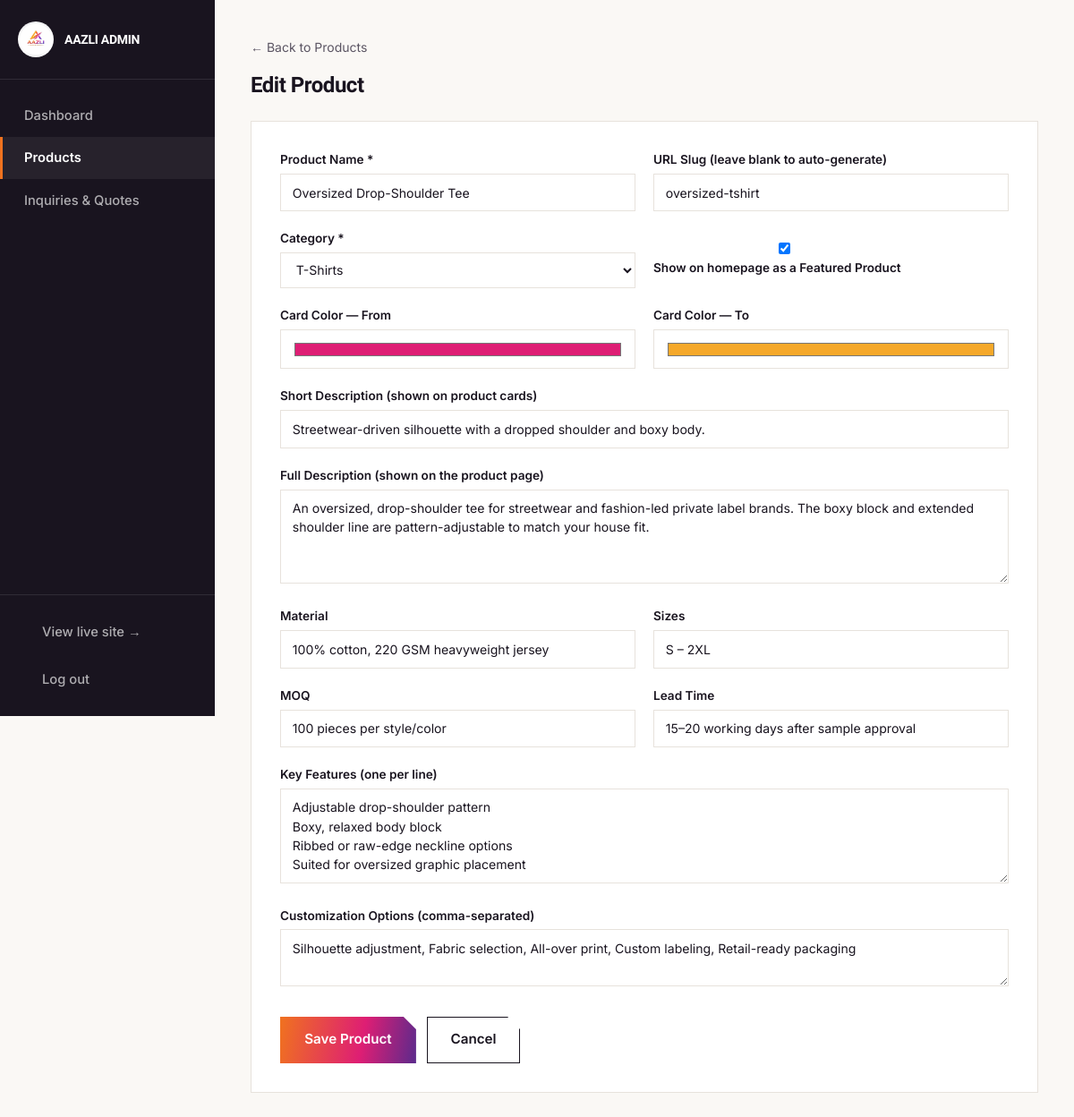
Screenshot of /admin/product-edit.php?id=2 (signed in) with the database file from the repository.
### tables this page shows
CREATE TABLE IF NOT EXISTS products (
  id INT AUTO_INCREMENT PRIMARY KEY,
  slug VARCHAR(120) UNIQUE NOT NULL,
  name VARCHAR(150) NOT NULL,
  category VARCHAR(100) NOT NULL,
  category_slug VARCHAR(50) NOT NULL,
  featured TINYINT(1) NOT NULL DEFAULT 0,
  swatch_from VARCHAR(20) NOT NULL DEFAULT '#F0721F',
  swatch_to VARCHAR(20) NOT NULL DEFAULT '#DE1E74',
  short_desc VARCHAR(300),
  description TEXT,
  material VARCHAR(200),
  sizes VARCHAR(100),
  moq VARCHAR(100),
  lead_time VARCHAR(100),
  features TEXT,           
  customization TEXT,      
  created_at TIMESTAMP DEFAULT CURRENT_TIMESTAMP,
  updated_at TIMESTAMP DEFAULT CURRENT_TIMESTAMP ON UPDATE CURRENT_TIMESTAMP
);

### admin/product-edit.php (the view, shortened to what this page needs)
<?php
require __DIR__ . '/auth.php';
$id = $_GET['id'] ?? null;
$product = [
    'slug' => '', 'name' => '', 'category' => 'T-Shirts', 'category_slug' => 'tshirts',
    'featured' => 0, 'swatch_from' => '#F0721F', 'swatch_to' => '#DE1E74',
    'short_desc' => '', 'description' => '', 'material' => '', 'sizes' => '', 'moq' => '',
    'lead_time' => '', 'features' => '', 'customization' => '',
];
if ($id) {
    $stmt = $pdo->prepare("SELECT * FROM products WHERE id = ?");
    $stmt->execute([$id]);
    $found = $stmt->fetch(PDO::FETCH_ASSOC);
    if ($found) $product = $found;
}
$categories = [
    'tshirts' => 'T-Shirts', 'hoodies' => 'Hoodies & Sweatshirts', 'activewear' => 'Activewear & Sportswear',
    'streetwear' => 'Streetwear Essentials', 'bottoms' => 'Joggers & Bottoms', 'kids' => 'Kidswear',
];
include __DIR__ . '/_layout_top.php';
?>
<a href="products.php" class="text-sm text-[var(--slate)] hover:text-[var(--orange)] mb-4 inline-block">&larr; Back to Products</a>
<h1 class="font-display text-2xl font-bold mb-6"><?= $id ? 'Edit Product' : 'Add New Product' ?></h1>
<form method="post" class="form-grid bg-white border border-[var(--line)] p-8 grid sm:grid-cols-2 gap-5 max-w-4xl">
  <div><label>Product Name *</label><input name="name" required value="<?= htmlspecialchars($product['name']) ?>" /></div>
  <div><label>URL Slug (leave blank to auto-generate)</label><input name="slug" value="<?= htmlspecialchars($product['slug']) ?>" placeholder="e.g. classic-crew-tshirt" /></div>
  <div>
    <label>Category *</label>
    <select name="category_slug">
      <?php foreach ($categories as $slug => $label): ?>
        <option value="<?= $slug ?>" <?= $product['category_slug'] === $slug ? 'selected' : '' ?>><?= $label ?></option>
      <?php endforeach; ?>
    </select>
  </div>
  <div class="flex items-end pb-2">
    <label class="flex items-center gap-2 font-normal text-sm">
      <input type="checkbox" name="featured" value="1" <?= $product['featured'] ? 'checked' : '' ?> class="w-auto" />
      Show on homepage as a Featured Product
    </label>
  </div>
  <div><label>Card Color — From</label><input type="color" name="swatch_from" value="<?= htmlspecialchars($product['swatch_from']) ?>" class="h-11" /></div>
  <div><label>Card Color — To</label><input type="color" name="swatch_to" value="<?= htmlspecialchars($product['swatch_to']) ?>" class="h-11" /></div>
  <div class="sm:col-span-2"><label>Short Description (shown on product cards)</label><input name="short_desc" value="<?= htmlspecialchars($product['short_desc']) ?>" /></div>
  <div class="sm:col-span-2"><label>Full Description (shown on the product page)</label><textarea name="description" rows="4"><?= htmlspecialchars($product['description']) ?></textarea></div>
  <div><label>Material</label><input name="material" value="<?= htmlspecialchars($product['material']) ?>" /></div>
  <div><label>Sizes</label><input name="sizes" value="<?= htmlspecialchars($product['sizes']) ?>" placeholder="e.g. XS – 3XL" /></div>
  <div><label>MOQ</label><input name="moq" value="<?= htmlspecialchars($product['moq']) ?>" /></div>
  <div><label>Lead Time</label><input name="lead_time" value="<?= htmlspecialchars($product['lead_time']) ?>" /></div>
  <div class="sm:col-span-2"><label>Key Features (one per line)</label><textarea name="features" rows="4"><?= htmlspecialchars($product['features']) ?></textarea></div>
  <div class="sm:col-span-2"><label>Customization Options (comma-separated)</label><textarea name="customization" rows="2"><?= htmlspecialchars($product['customization']) ?></textarea></div>
  <div class="sm:col-span-2 flex gap-3 pt-2">
    <button type="submit" class="btn-grad">Save Product</button>
    <a href="products.php" class="btn-outline">Cancel</a>
  </div>
</form>
<?php include __DIR__ . '/_layout_bottom.php'; ?>

### css/style.css (style rules this page uses)
:root { --ink:#19141F; --charcoal:#2B2433; --slate:#5B5563; --line:#E7E2DC; --paper:#FAF8F5; --white:#FFFFFF; --orange:#F0721F; --gold:#F5A82A; --magenta:#DE1E74; --purple:#5B2A8C; --grad: linear-gradient(100deg, var(--orange) 0%, var(--magenta) 60%, var(--purple) 100%); }
* { box-sizing:border-box; }
html { scroll-behavior:smooth; }
body { font-family:'Inter', sans-serif; color:var(--ink); background:var(--paper); -webkit-font-smoothing:antialiased; }
.font-display { font-family:'Sora', sans-serif; }
h1,h2,h3,h4,.font-display { font-family:'Sora', sans-serif; letter-spacing:-0.02em; }
.btn-outline { display:inline-flex;align-items:center;gap:.5rem; border:1.5px solid var(--ink); color:var(--ink); padding:.85rem 1.6rem;font-weight:600;font-size:.95rem; clip-path: polygon(0 0, calc(100% - 14px) 0, 100% 14px, 100% 100%, 0 100%); transition:all .18s ease; }
.btn-grad { display:inline-flex;align-items:center;gap:.5rem; background:var(--grad); color:#fff; padding:.9rem 1.7rem;font-weight:600;font-size:.95rem; clip-path: polygon(0 0, calc(100% - 14px) 0, 100% 14px, 100% 100%, 0 100%); transition:transform .18s ease, filter .18s ease; }

### admin/admin.css (style rules this page uses)
body { background: var(--paper); }
.form-grid label { font-size: .85rem; font-weight: 600; display:block; margin-bottom: .35rem; }
.form-grid input, .form-grid select, .form-grid textarea { width: 100%; border: 1px solid var(--line); padding: .6rem .8rem; font-size: .88rem; background:#fff; }

### rows the page displays
products: name "Oversized Drop-Shoulder Tee", slug "oversized-tshirt", category_slug "T-Shirts", featured "☑", swatch_from "#de1e74", swatch_to "#f5a82a", short_desc "Streetwear-driven silhouette with a dropped shoulder and boxy body.", description "An oversized, drop-shoulder tee for streetwear and fashion-led private label brands. The boxy block and extended shoulder line are pattern-adjustable to match your house fit.", material "100% cotton, 220 GSM heavyweight jersey", sizes "S – 2XL", moq "100 pieces per style/color", lead_time "15–20 working days after sample approval", features "Adjustable drop-shoulder pattern Boxy, relaxed body block Ribbed or raw-edge neckline options Suited for oversized graphic placement", customization "Silhouette adjustment, Fabric selection, All-over print, Custom labeling, Retail-ready packaging"
